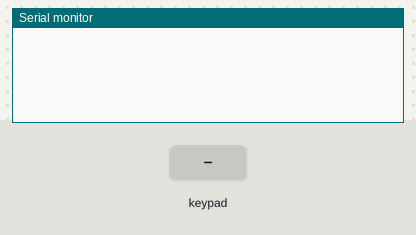
Bench run of a sketch on a simulated Arduino Uno, built with avr-gcc and run on an emulated ATmega328P. Shown: the last lines printed to the serial monitor. The inputs (shaded band) are chosen by the test bench.

Above: at 1.2 s.
1.3 s: key 'A' pressed
At 2.1 s:
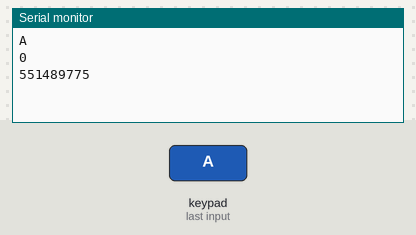
2.8 s: key 'B' pressed
At 3.3 s:
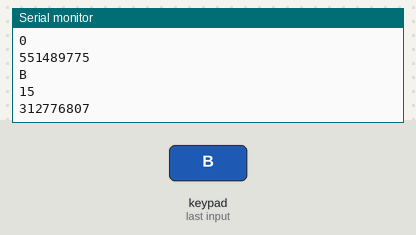
4.3 s: key 'C' pressed
At 5.5 s:
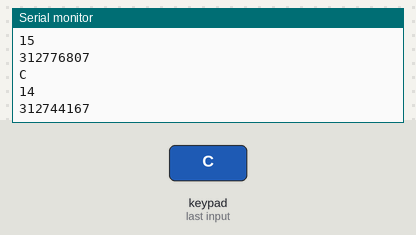
5.8 s: key 'D' pressed
At 6.8 s:
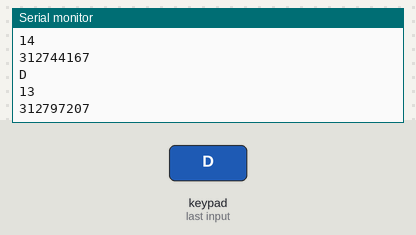
7.3 s: key 'E' pressed
At 7.9 s:
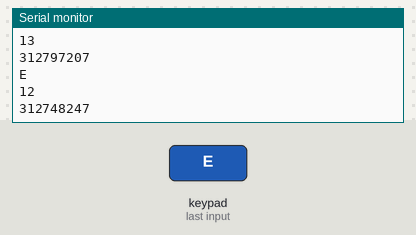
8.8 s: key 'F' pressed
At 10.2 s:
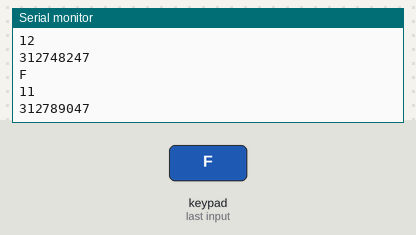
Timing chart, 0 to 11.3 s (numbered marks = the images above; inputs shaded):
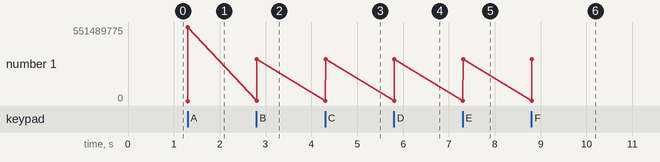

The sketch:

TV_Remote_Control.ino
```cpp
/*
처음 작성 일자: 2019년 3월 30일 KST
마지막 편집 일자: 2019년 3월 30일 KST
작성자: Sean (nadane1708)

테스트한 보드: 아두이노 UNO R3 정품 보드 (ATmega328P)
테스트한 스케치 IDE 버전: 1.8.9

소스코드 설명: IR Receiver 모듈을 이용하여 브루트포스 공격(brute-force attack)으로 알아낸 제주 KCTV TV 리모컨 적외선 신호를 4x4 버튼 모듈과 IR Transmitter 모듈을 이용하여 KCTV 컨버터로 보낸다.(TV전원 신호 제외)
*/

#include <Keypad.h>
#include <IRremote.h>

IRsend irsend;

const byte ROWS = 4;    // 행(rows) 개수
const byte COLS = 4;    // 열(columns) 개수

// 제주 KCTV 케이블 TV용 리모컨 정보는 주소 참고: https://www.kctvjeju.com/product/analog-tv.kctv
// 제주 KCTV TV 리모컨용 적외선 신호 HEX값 (순서대로 TV전원, 1, 2, 3, 4, 5, 6, 7, 8, 9, 0, 음량 올리기, 음량 내리기, 채널 올리기, 채널 내리기, 이전)
unsigned long hex_keys[] = {0x20DF10EF,0x12A4807F,0x12A440BF,0x12A4C03F,0x12A420DF,0x12A4A05F,0x12A4609F,0x12A4E01F,0x12A410EF,0x12A4906F,0x12A400FF,0x12A4C837,0x12A428D7,0x12A4E817,0x12A418E7,0x12A49867};
String alphabet = "APONMLKJIHGFEDCB"; // 4x4 키패드 순서에 맞게 배열

char keys[ROWS][COLS] = {
  {'A','B','C','D'},
  {'E','F','G','H'},
  {'I','J','K','L'},
  {'M','N','O','P'}
};

byte rowPins[ROWS] = {13, 12, 11, 10};   // R1, R2, R3, R4 단자가 연결된 아두이노 핀 번호
byte colPins[COLS] = {9, 8, 7, 5};   // C1, C2, C3, C4 단자가 연결된 아두이노 핀 번호

Keypad keypad = Keypad( makeKeymap(keys), rowPins, colPins, ROWS, COLS );

void setup() {
  Serial.begin(9600);
}

void loop() {
  char key = keypad.getKey();

  if (key) {
    Serial.println(key);
    Serial.println(alphabet.indexOf(key));
    Serial.println(hex_keys[alphabet.indexOf(key)]);
    irsend.sendNEC(hex_keys[alphabet.indexOf(key)], 32); // 적외선 HEX값 신호 보내기
    delay(50);
  }
}
```

Measured:
- after the input at 1.3 s, the serial monitor: prints a new line at once (image 1)
- after the input at 2.8 s, the serial monitor: prints a new line at once (image 2)
- after the input at 4.3 s, the serial monitor: prints a new line at once (image 3)
- after the input at 5.8 s, the serial monitor: prints a new line at once (image 4)
- after the input at 7.3 s, the serial monitor: prints a new line at once (image 5)
- after the input at 8.8 s, the serial monitor: prints a new line at once (image 6)
- plotted number 1: 551489775 → 312776807 after the input at 2.8 s, 312776807 → 312744167 after the input at 4.3 s, 312744167 → 312797207 after the input at 5.8 s, 312797207 → 312748247 after the input at 7.3 s, 312748247 → 312789047 after the input at 8.8 s
